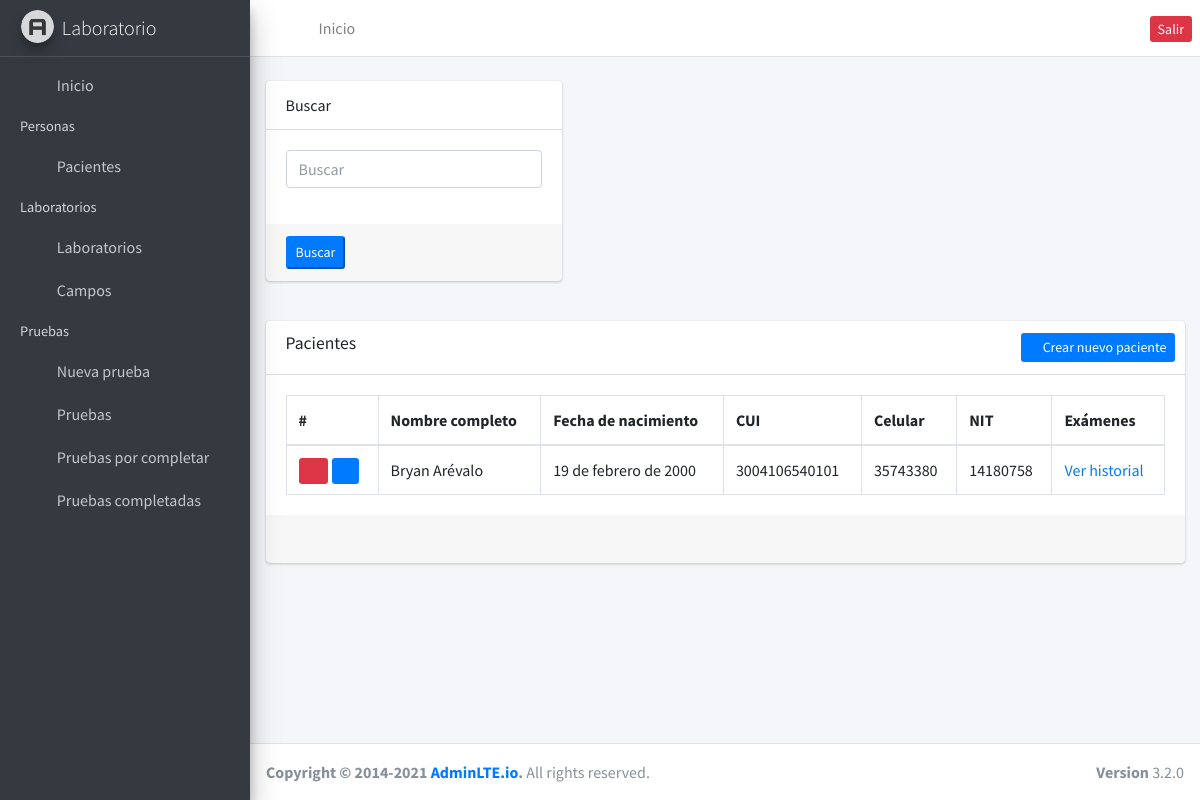
Page /clients/ (signed in) on the earlier database version.
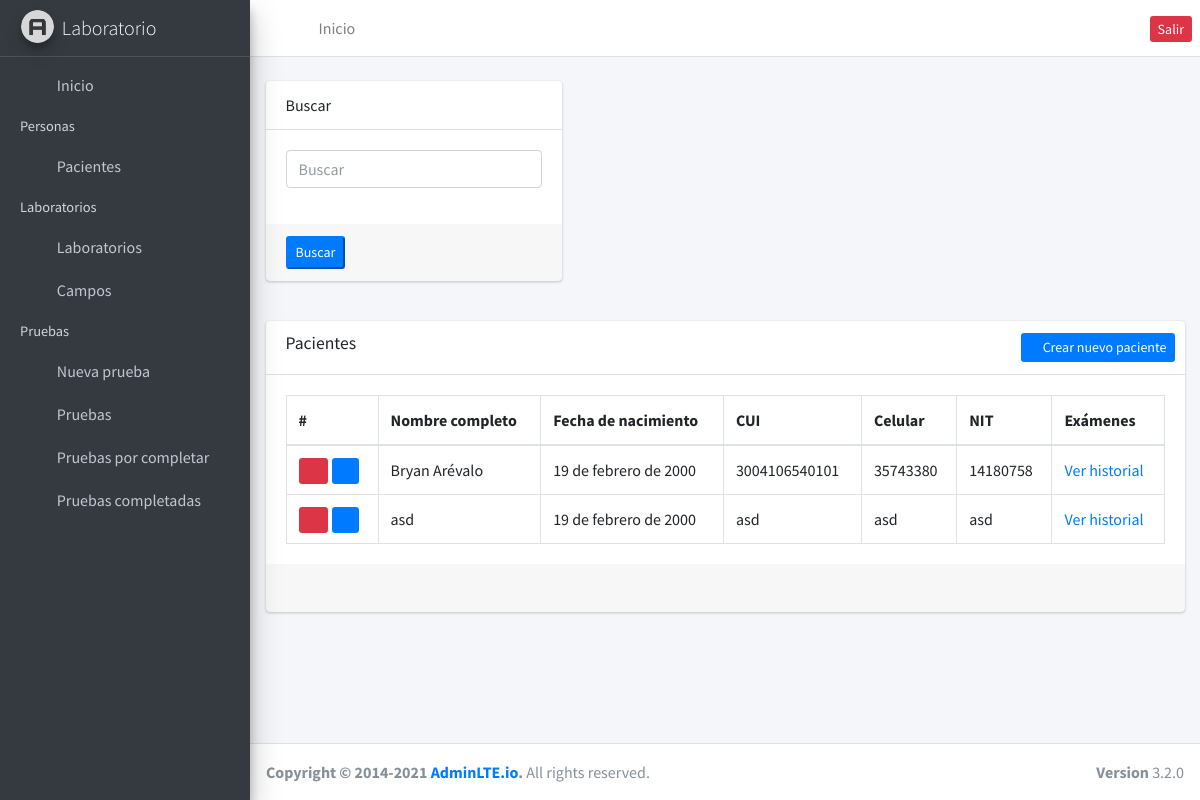
Same page on the later database version.
### clientes/models.py (models this page shows, shortened)
class Clients(models.Model):
    name = models.CharField(max_length=255, default='N/A', null=False)
    birth = models.DateField(default=datetime.date.today, auto_now=False)
    phone = models.CharField(max_length=15, null=True)
    dpi = models.CharField(max_length=20, null=False, default='N/A')
    email = models.EmailField(default='n/a', null=False)
    sex = models.IntegerField(default=1)
    nit = models.CharField(max_length=20, default='N/A')
    created_at = models.DateField(auto_now=True)

### clientes/views.py (the view)
# urls.py: path('', clients, name='clients'),
@login_required
def clients(request):
    clients = []
    search = ''
    if request.method == 'POST':
        search = request.POST.get('search')
        clients = Clients.objects.filter(name__contains=search)
    else:
        clients = Clients.objects.all()
    page = request.GET.get('page', 1)
    try:
        paginator = Paginator(clients, 10)
        clients = paginator.page(page)
    except:
        return redirect('/clients')
    context = {'entity': clients, 'paginator': paginator, 'search': search}
    return render(request, 'clientes.html', context)

### clientes/templates/clientes.html (shortened to what this page needs)
{% extends "base.html" %} {% block content %}
<div class="row">
  <div class="col-md-4">
    <form class="card" method="POST">
      <div class="card-header">Buscar</div>
      <div class="card-body">
        <div class="form-group">
          <input type="text" class="form-control" name="search" placeholder="Buscar" value="{{ search }}" />
        </div>
      </div>
      <div class="card-footer">
        <div class="row">
          <div class="col-md-6">
            <input type="submit" class="btn-sm btn-primary" value="Buscar" />
          </div>
        </div>
      </div>
    </form>
  </div>
</div>
<div class="card mt-4">
  <div class="card-header">
    <h3 class="card-title">Pacientes</h3>
    <div class="card-tools">
      <a href="{% url 'new_client' %}" class="btn-sm btn-primary btn-block">
        <i class="fas fa-plus"></i>
        Crear nuevo paciente
      </a>
    </div>
  </div>
  <div class="card-body">
    <table class="table table-bordered">
      <thead>
        <tr>
          <th>#</th>
          <th>Nombre completo</th>
          <th>Fecha de nacimiento</th>
          <th>CUI</th>
          <th>Celular</th>
          <th>NIT</th>
          <th>Exámenes</th>
        </tr>
      </thead>
      <tbody>
        {% for client in entity %}
        <tr>
          <td>
            <a href="{% url 'remove_client' id=client.id %}" class="btn-sm btn-danger mr-1">
              <i class="fa fa-trash"></i>
            </a>
            <a href="{% url 'edit_client' id=client.id %}" class="btn-sm btn-primary">
              <i class="fa fa-edit"></i>
            </a>
          </td>
          <td>{{ client.name }}</td>
          <td>{{ client.birth }}</td>
          <td>{{ client.dpi }}</td>
          <td>{{ client.phone }}</td>
          <td>{{ client.nit }}</td>
          <td><a href="{% url 'patient_history' id=client.id %}">Ver historial</a></td>
        </tr>
        {% endfor %}
      </tbody>
    </table>
  </div>
  <div class="card-footer clearfix">{% include 'paginator.html' %}</div>
  <div class="card-footer clearfix"></div>
</div>
{% endblock %}

Differences in the rows shown:
added Clients: name "asd", birth "19 de febrero de 2000", dpi "asd", phone "asd", nit "asd"
